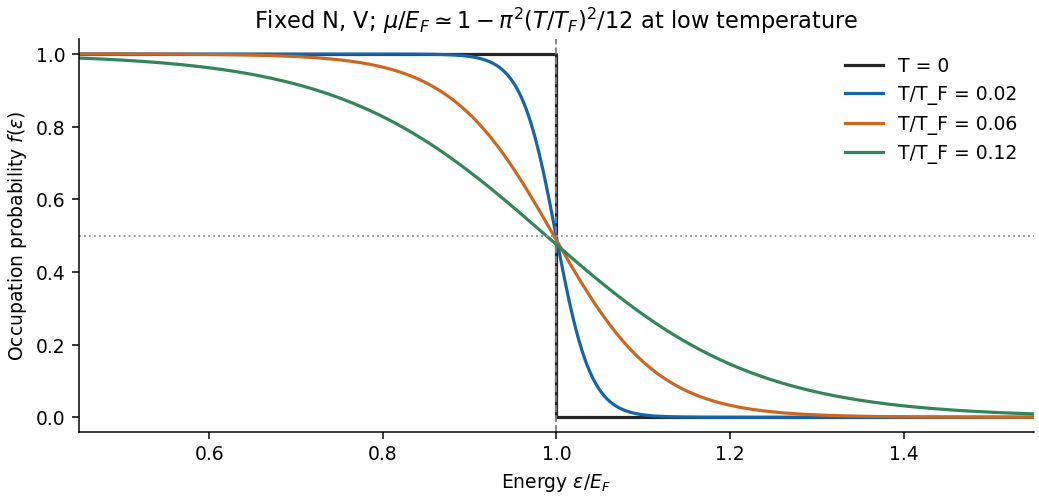

This figure's Python source:
"""Original solution figure; tested with Python 3.14.4.
Uses NumPy 2.3.5 and Matplotlib 3.10.7 from the root pyproject.toml.
Writes its PNG basename to the current working directory.
"""
import numpy as np
import matplotlib
matplotlib.use("Agg")
import matplotlib.pyplot as plt
from pathlib import Path
plt.rcParams.update({"font.size": 10, "axes.spines.top": False, "axes.spines.right": False, "figure.facecolor": "white", "axes.facecolor": "white", "savefig.facecolor": "white"})
fig,ax=plt.subplots(figsize=(7.7,3.7),layout="constrained")
e=np.linspace(.45,1.55,1200)
ax.plot([.45,1,1,1.55],[1,1,0,0],color="0.15",lw=1.7,label="T = 0")
for t,col in [(.02,"#1565a8"),(.06,"#ca6720"),(.12,"#33865b")]:
    mu=1-np.pi**2*t**2/12
    f=1/(np.exp((e-mu)/t)+1)
    ax.plot(e,f,color=col,lw=1.7,label=f"T/T_F = {t:g}")
ax.axvline(1,color="0.5",ls="--",lw=1)
ax.axhline(.5,color="0.6",ls=":",lw=1)
ax.set(xlabel=r"Energy $\epsilon/E_F$",ylabel=r"Occupation probability $f(\epsilon)$",xlim=(.45,1.55),ylim=(-.04,1.04))
ax.legend(frameon=False)
ax.set_title(r"Fixed N, V; $\mu/E_F\simeq1-\pi^2(T/T_F)^2/12$ at low temperature")
fig.savefig(Path(__file__).with_suffix(".png").name,dpi=135)
